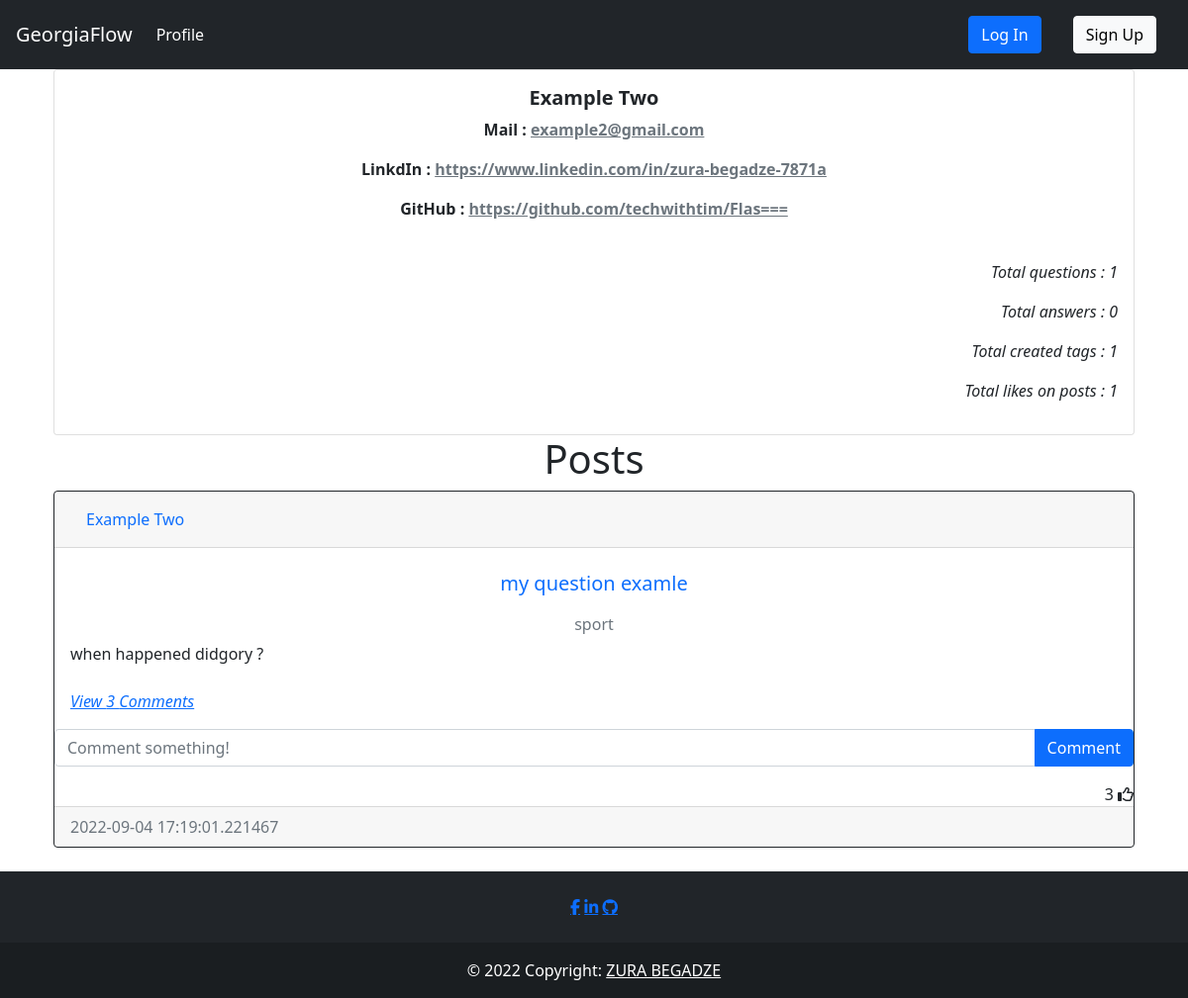
The page /user/3 on the database its author committed.
### auth/models.py (models this page shows, shortened)
class User(db.Model, UserMixin):
    __tablename__ = 'user'
    id = db.Column(db.Integer, primary_key=True)
    fullname = db.Column(db.String(200), nullable = False, index=True)
    email = db.Column(db.String(100), nullable = False, unique = True, index=True)
    linkedin = db.Column(db.String(50), unique=True, nullable = False)
    github = db.Column(db.String(45), unique=True, nullable = False)
    date_created = db.Column(db.DateTime, default = datetime.utcnow())
    password_hash = db.Column(db.String(128))
    posts = db.relationship('Post', backref='user', passive_deletes=True)
    tags = db.relationship('Tag', backref='user', passive_deletes=True)
    comments = db.relationship('Comment', backref='user', passive_deletes=True)
    likes = db.relationship('Like', backref='user', passive_deletes=True)

### question/models.py (models this page shows, shortened)
class Post(db.Model):
    __tablename__='post'
    id = db.Column(db.Integer, primary_key=True)
    heading = db.Column(db.String(50), nullable = False, index=True, unique=True)
    text = db.Column(db.Text, nullable=False)
    date_created = db.Column(db.DateTime, default = datetime.utcnow())
    tags = db.Column(db.String, db.ForeignKey('tag.name', ondelete="CASCADE"), unique=False, nullable=False)
    author = db.Column(db.Integer, db.ForeignKey('user.id', ondelete="CASCADE"), nullable=False)
    comments = db.relationship('Comment', backref='post', passive_deletes=True)
    likes = db.relationship('Like', backref='post', passive_deletes=True)

### auth/views.py (the view, shortened to what this page needs)
@auth.route('/user/<user_id>', methods=['GET', 'POST'])
def get_user(user_id):
    user = User.query.filter_by(id = user_id).first()
    tags = Tag.query.order_by(Tag.name).all()
    form = questionForm()
    total_likes = 0
    if user.posts:
        for likes in user.posts:
            total_likes+=1
    return render_template("profile.html", user = user, form=form, total_likes = total_likes, tags = tags)

### question/forms.py
class questionForm(FlaskForm):
    heading = StringField('heading', [Length(min=2, max=50), DataRequired(message='Question ')])
    text = TextAreaField('Question', [Length(min=2, max=1000), DataRequired(message='description')])
    ask = SubmitField("ASK")

### templates/profile.html (shortened to what this page needs)
{% extends 'base.html' %}
{% block content %}
    <div class="card text-center">
        <div class="card-body">
            <h5 class="card-title fw-bolder">{{user.fullname}}</h5>
            <p class="card-text fw-semibold">Mail : <a class="link-secondary" target="_blank" href="mailto:{{user.email}}">{{user.email}}</a></p>
            <p type="url" class="card-text fw-semibold" >LinkdIn : <a target="_blank" href="{{user.linkedin}}" class="link-secondary">{{user.linkedin}}</a></p>
            <p type="url" class="card-text fw-semibold">GitHub : <a target="_blank" href="{{user.github}}" class="link-secondary">{{user.github}}</a></p>
            <br />
            <p type="url" class="fw-normal text-right fst-italic">Total questions : {{user.posts|length}} </p>
            <p type="url" class="fw-normal text-right fst-italic">Total answers : {{user.comments|length}} </p>
            <p type="url" class="fw-normal text-right fst-italic">Total created tags : {{user.tags|length}} </p>
            {%if total_likes%}
            <p type="url" class="fw-normal text-right fst-italic">Total likes on posts : {{total_likes}} </p>
            {%else%}
            <p type="url" class="fw-normal text-right fst-italic">Total likes on posts : 0 </p>
            {%endif%}
        </div>
    </div>
    <h1 align="center">{% block header %}Posts{% endblock %}</h1>
    <div id="posts">
    {% for post in user.posts %}
    <div class="card border-dark">
        <div class="card-header d-flex justify-content-between align-items-center">
            <a class="nav-item nav-link active" href="{{ url_for('auth.get_user', user_id=post.user.id) }}">{{post.user.fullname}}</a>
            <br />
        </div>
        <div class="card-body">
            <a class="card-title nav-item nav-link text-center" href="{{ url_for('post.post_detail', post_id=post.id) }}"><h5 >{{post.heading}}</h5></a>
            <h6 class="card-subtitle mb-2 text-muted text-center">{{post.tags}}</h6>
            <div class="card-text ">{{post.text}}</div>
            <br />
            <p class="card-text">
                {% if post.comments|length > 0 %}
                <a data-bs-toggle="collapse" href="#comments-{{post.id}}" role="button">
                <cite title="Source" >View {{post.comments|length}} Comments</cite>
                </a>
                {% else %}
                <small class="text-muted">No Comments</small>
                {% endif %}
            </p>
        </div>
        <form class="input-group mb-3" method="POST" action="/create-comment/{{post.id}}" >
            <input type="text" id="text"  name="text" class="form-control" placeholder="Comment something!" />
            <button type="submit" class="btn btn-primary">Comment</button>
        </form>
        <div class="text-right">
            <span id="likes-count-{{post.id}}">{{ post.likes|length }}</span>
            {% if current_user.id in post.likes|map(attribute="author")|list %}
            <i class="fas fa-thumbs-up" id="like-button-{{post.id}}" onclick="like('{{post.id}}')"></i>
            {% else %}
            <i class="far fa-thumbs-up" id="like-button-{{post.id}}" onclick="like('{{post.id}}')"></i>
            {% endif %}
        </div>
        <div class="card-footer text-muted">{{post.date_created}}</div>
    </div>
    <br/ > {% endfor %}
    </div>
{% endblock %}

### rows shown on the page
User: fullname "Example Two", email "example2@gmail.com", linkedin "https://www.linkedin.com/in/zura-begadze-7871a", github "https://github.com/techwithtim/Flas==="
Post: user.fullname "Example Two", heading "my question examle", tags "sport", text "when happened didgory ?", comments|length "3", likes|length "3", date_created "2022-09-04 17:19:01.221467"

### other values the page prints
{{ user.posts|length }} "1"
{{ user.comments|length }} "0"
{{ user.tags|length }} "1"
{{ total_likes }} "1"
